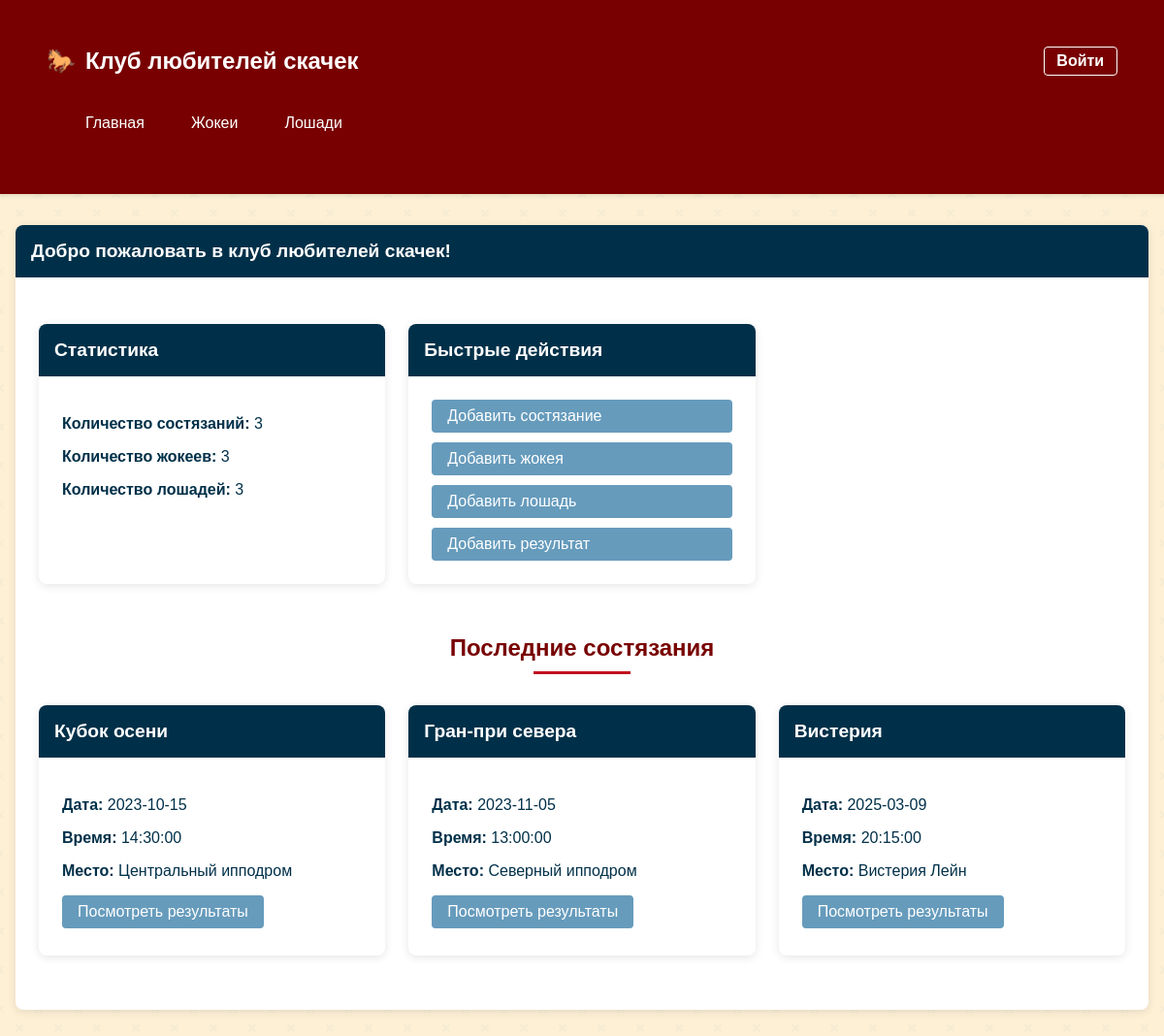
Before: / with the older database file.
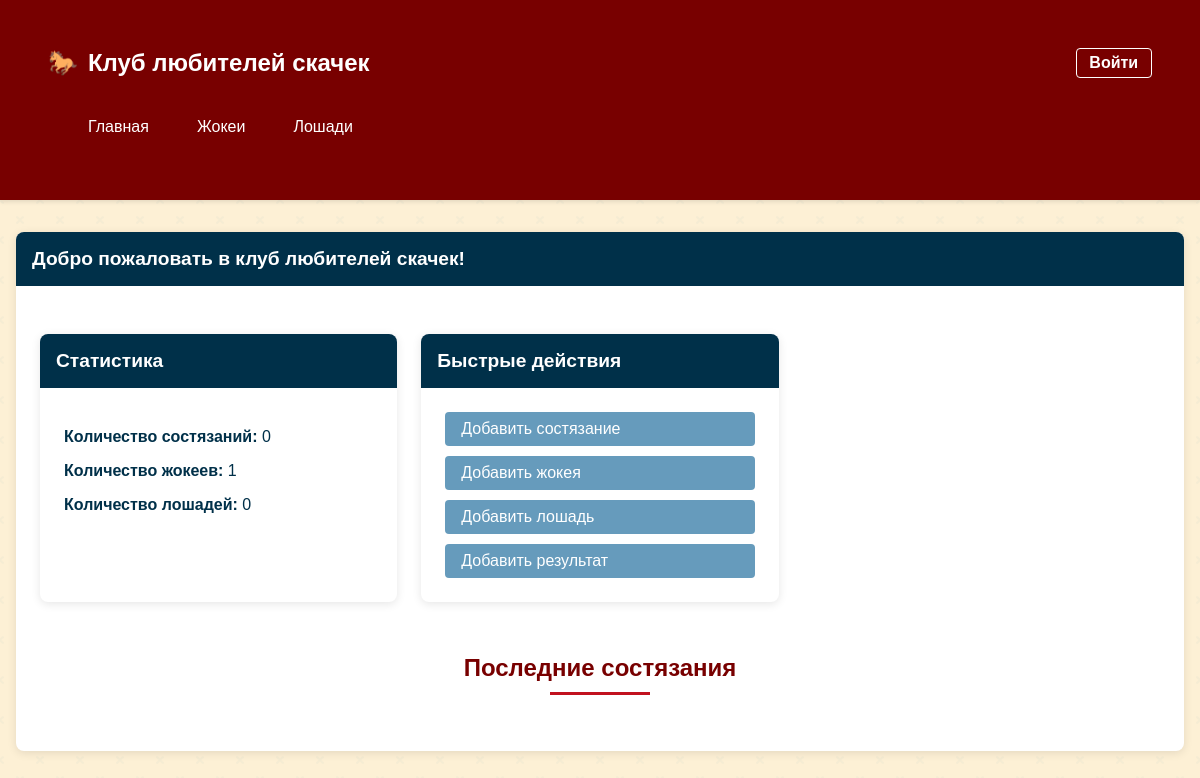
After: the same page with the newer database file.
### horse_racing_app/models.py (models this page shows)
class Competition(db.Model):
    __tablename__ = 'competitions'
    id = db.Column(db.Integer, primary_key=True)
    date = db.Column(db.Date, nullable=False)
    time = db.Column(db.Time, nullable=False)
    location = db.Column(db.String(200), nullable=False)
    name = db.Column(db.String(200), nullable=True)
    results = db.relationship('Result', backref='competition', lazy=True)

### horse_racing_app/app.py (the view)
@app.route('/')
def index():
    competitions = Competition.query.all()
    jockeys_count = Jockey.query.count()
    horses_count = Horse.query.count()
    return render_template('index.html',
                          competitions=competitions,
                          jockeys_count=jockeys_count,
                          horses_count=horses_count)

### horse_racing_app/templates/index.html (shortened to what this page needs)
{% extends "base.html" %}
{% block content %}
<div class="card">
    <div class="card-header">Добро пожаловать в клуб любителей скачек!</div>
    <div class="card-body">
        <div class="grid">
            <div class="card">
                <div class="card-header">Статистика</div>
                <div class="card-body">
                    <p><strong>Количество состязаний:</strong> {{ competitions|length }}</p>
                    <p><strong>Количество жокеев:</strong> {{ jockeys_count }}</p>
                    <p><strong>Количество лошадей:</strong> {{ horses_count }}</p>
                </div>
            </div>
            <div class="card">
                <div class="card-header">Быстрые действия</div>
                <div class="card-body">
                    <a href="{{ url_for('add_competition') }}" class="btn" style="display: block; margin-bottom: 10px;">Добавить состязание</a>
                    <a href="{{ url_for('add_jockey') }}" class="btn" style="display: block; margin-bottom: 10px;">Добавить жокея</a>
                    <a href="{{ url_for('add_horse') }}" class="btn" style="display: block; margin-bottom: 10px;">Добавить лошадь</a>
                    <a href="{{ url_for('add_result') }}" class="btn" style="display: block;">Добавить результат</a>
                </div>
            </div>
        </div>
        <h2 class="page-title">Последние состязания</h2>
        <div class="grid">
            {% for competition in competitions %}
            <div class="card">
                <div class="card-header">{{ competition.name }}</div>
                <div class="card-body">
                    <p><strong>Дата:</strong> {{ competition.date }}</p>
                    <p><strong>Время:</strong> {{ competition.time }}</p>
                    <p><strong>Место:</strong> {{ competition.location }}</p>
                    <a href="{{ url_for('competition_results', competition_id=competition.id) }}" class="btn">
                        Посмотреть результаты
                    </a>
                </div>
            </div>
            {% endfor %}
        </div>
    </div>
</div>
{% endblock %}

Changed rows visible on the page:
removed Competition: name "Кубок осени", date "2023-10-15", time "14:30:00", location "Центральный ипподром"
removed Competition: name "Гран-при севера", date "2023-11-05", time "13:00:00", location "Северный ипподром"
removed Competition: name "Вистерия", date "2025-03-09", time "20:15:00", location "Вистерия Лейн"
Other visible differences:
{{ competitions|length }}: "3" → "0"
{{ jockeys_count }}: "3" → "1"
{{ horses_count }}: "3" → "0"
